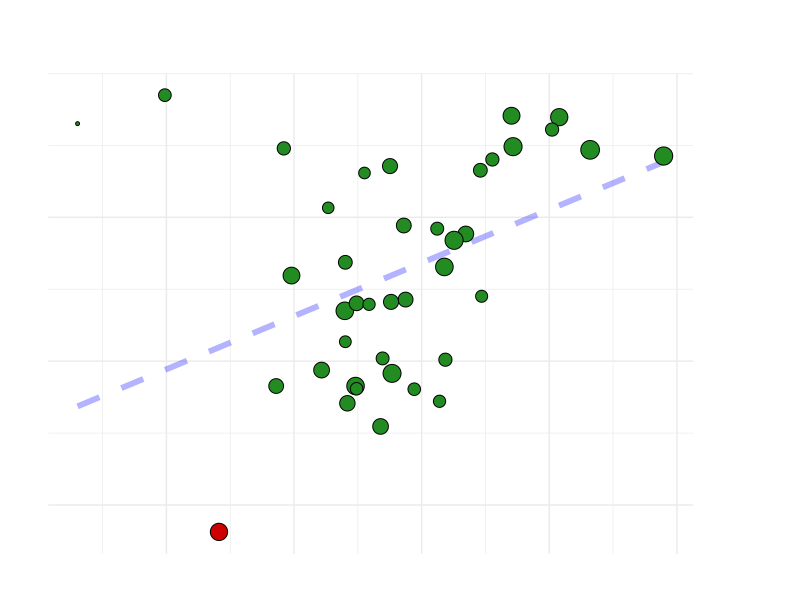

This chart was generated by the following R code: (Note: this script raises an error after producing the figure.)
library(dplyr)
library(ggplot2)
library(ggrepel)

refres <- read.csv("full_res_ref8.csv")


tylm<-lm(formula=percYes~percTurnout, data=refres, weights=refres$Electorate)

summary(tylm)

refres$lmpred <- predict(tylm)
pval <- round(summary(tylm)$coefficients[2,4], digits=3)
rsq <- round(summary(tylm)$r.squared, digits=4)


(p= ggplot(refres, aes(x=percTurnout, y=percYes, label=Constituency, fill=Verdict))+
    geom_line(aes(y=lmpred), colour="blue",size=2, alpha=0.3, linetype=2)+
    geom_point(aes(size=Total_poll), shape=21)+
    geom_text_repel(direction='y', size=3)+
    scale_size_continuous(name="Votes cast")+
    theme_minimal()+
    xlab("Turnout (%)")+
    ylab("Yes vote (%)")+
    scale_fill_manual(values=c("red3", "forest green"))+ 
    ggtitle("Turnout and Yes votes are correlated", subtitle="Ireland's 8th amendment referendum \ngraphling.org")+
    annotate("text", x=73, y=50, label=paste0("R-squared: ",   rsq, 
                                              "\np-value: ", pval) ))



ggsave("turnoutvsvote.png", plot=p, device="png", height=8, width=10,dpi=300)
